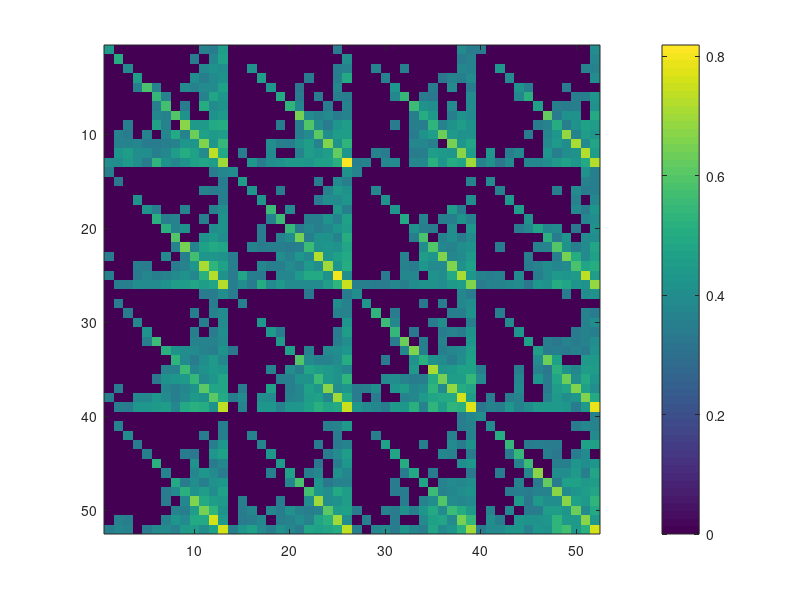

The MATLAB source for this figure:
str = dlmread('hole_strength.txt');
for i = 1:2704
    if str(i) < 0.33
        str(i) = 0;
    end
end
str = reshape(str,[52,52]);

colormap('default');
imagesc(str);
colorbar;